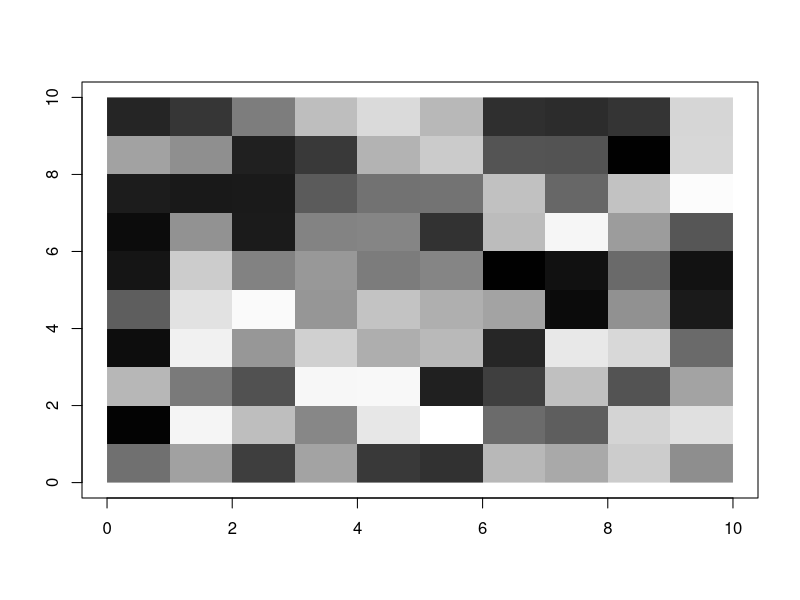
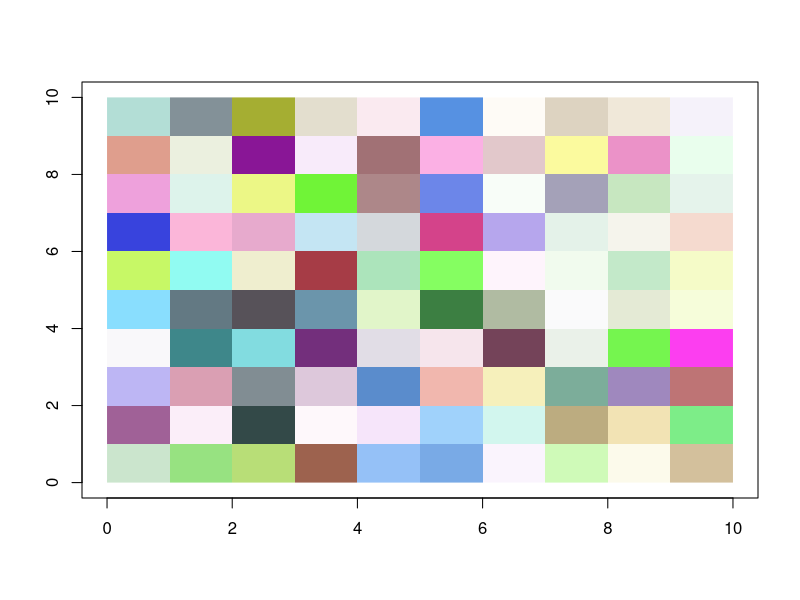
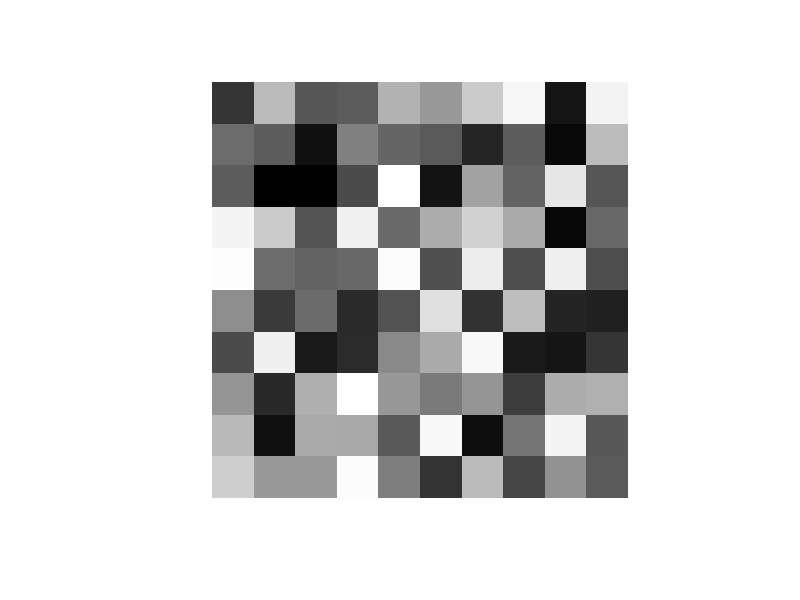
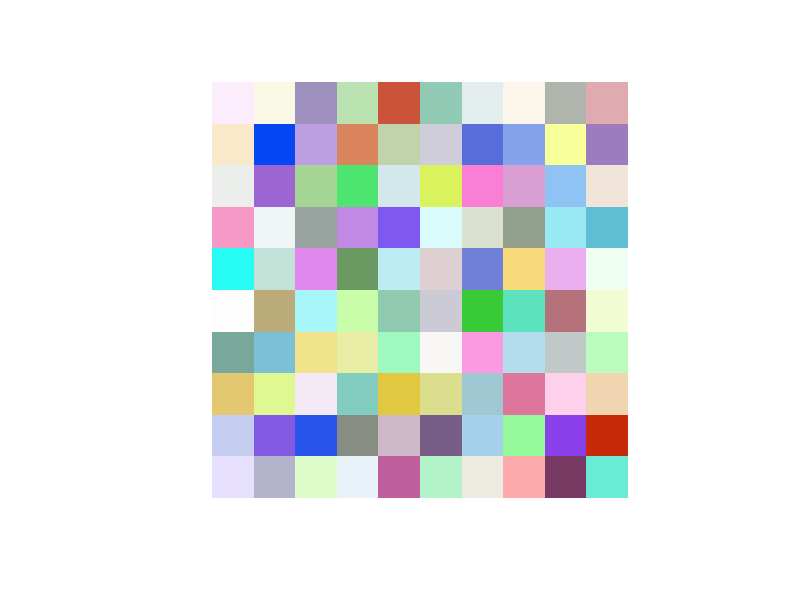

Here is the R script that generated these plots, in order:


# using raster image within normal plot
plot_png <- 
  function(img){
    plot(NA, type = "n", xlab = "", ylab = "", ylim = c(0, dim(img)[2]), xlim = c(0, dim(img)[1]))
    rasterImage(img, 0, 0, dim(img)[1], dim(img)[2], interpolate = FALSE)
  }



img <- matrix(runif(100), nrow = 10)
plot_png(img)


img <- array(runif(100*4), dim = c(10, 10, 4))
plot_png(img)







img <- matrix(runif(100), nrow = 10)
plot(as.raster(img), interpolate = FALSE)


img <- array(runif(100*4), dim = c(10, 10, 4))
plot(as.raster(img), interpolate =FALSE)


